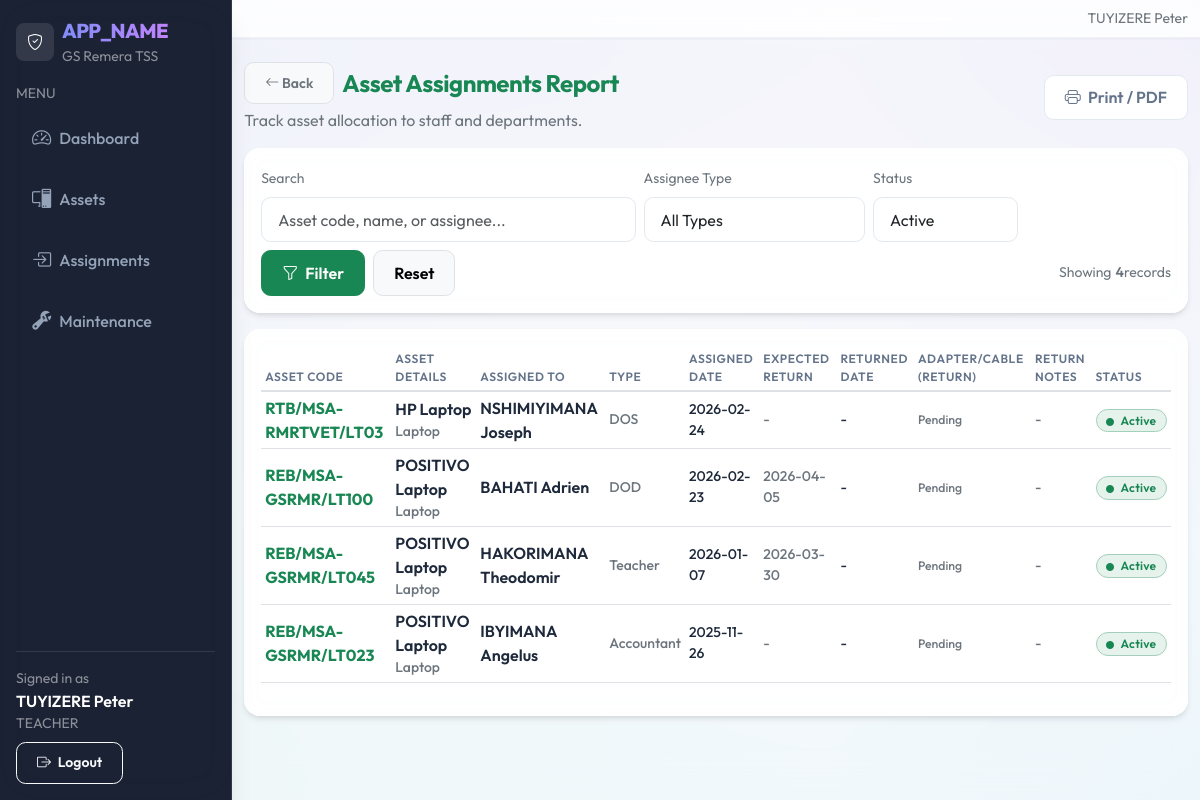
Page /reports/assignments.php (signed in) on the committed database.
### tables this page shows
CREATE TABLE `asset_assignments` (
  `id` int(10) UNSIGNED NOT NULL,
  `school_id` int(10) UNSIGNED NOT NULL,
  `approval_status` enum('pending','approved','rejected') NOT NULL DEFAULT 'approved',
  `approved_by` int(10) UNSIGNED DEFAULT NULL,
  `approved_at` datetime DEFAULT NULL,
  `approval_note` varchar(255) DEFAULT NULL,
  `asset_id` int(10) UNSIGNED NOT NULL,
  `assigned_to_type` enum('ICT Room','Teacher','Class/Department','Head Teacher','DOD','DOS','Accountant') NOT NULL,
  `assigned_to_name` varchar(120) NOT NULL,
  `assigned_date` date NOT NULL,
  `expected_return_date` date DEFAULT NULL,
  `returned_date` date DEFAULT NULL,
  `return_adapter_status` enum('Working','Damaged','Missing','N/A') DEFAULT NULL,
  `return_display_cable_status` enum('Working','Damaged','Missing','N/A') DEFAULT NULL,
  `return_notes` text,
  `notes` text,
  `created_by` int(10) UNSIGNED NOT NULL,
  `created_at` datetime NOT NULL DEFAULT CURRENT_TIMESTAMP
);

CREATE TABLE `assets` (
  `id` int(10) UNSIGNED NOT NULL,
  `school_id` int(10) UNSIGNED NOT NULL,
  `asset_code` varchar(40) NOT NULL,
  `asset_name` varchar(120) NOT NULL,
  `category_id` int(10) UNSIGNED NOT NULL,
  `brand` varchar(80) DEFAULT NULL,
  `model` varchar(80) DEFAULT NULL,
  `serial_number` varchar(80) DEFAULT NULL,
  `purchase_date` date DEFAULT NULL,
  `asset_condition` enum('New','Good','Fair','Damaged') NOT NULL DEFAULT 'Good',
  `power_adapter` enum('Yes','No') NOT NULL DEFAULT 'No',
  `power_adapter_status` enum('Working','Damaged','Missing','N/A') NOT NULL DEFAULT 'N/A',
  `display_cable` enum('Yes','No') NOT NULL DEFAULT 'No',
  `display_cable_type` enum('HDMI','VGA','DisplayPort','DVI','USB-C','Other','N/A') NOT NULL DEFAULT 'N/A',
  `display_cable_status` enum('Working','Damaged','Missing','N/A') NOT NULL DEFAULT 'N/A',
  `status` enum('Available','In Use','Maintenance','Lost') NOT NULL DEFAULT 'Available',
  `location_id` int(10) UNSIGNED NOT NULL,
  `image_path` varchar(255) DEFAULT NULL,
  `notes` text,
  `created_at` datetime NOT NULL DEFAULT CURRENT_TIMESTAMP,
  `updated_at` datetime DEFAULT NULL ON UPDATE CURRENT_TIMESTAMP
);

CREATE TABLE `asset_categories` (
  `id` int(10) UNSIGNED NOT NULL,
  `school_id` int(10) UNSIGNED NOT NULL,
  `name` varchar(80) NOT NULL
);

### includes/url.php (called while the page is built, shortened)
<?php
function base_url(): string
{
  $b = defined('BASE_URL') ? (string)BASE_URL : '';
  $b = rtrim($b, '/');
  return $b;
}
function url(string $path): string
{
  $full = base_url() . $path;
  return $full === '' ? '/' : $full;
}

### reports/assignments.php (the view, shortened to what this page needs)
<?php
require_once __DIR__ . '/../includes/layout.php';
require_once __DIR__ . '/../includes/url.php';
$pdo = db();
$status = trim($_GET['status'] ?? 'Active');
$q = trim($_GET['q'] ?? '');
$sid = (int)$_SESSION['user']['school_id'];
$where = ["ast.school_id = :sid"];
$params = [':sid' => $sid];
if ($status === 'Active') {
  $where[] = "ast.returned_date IS NULL";
} elseif ($status === 'Returned') {
  $where[] = "ast.returned_date IS NOT NULL";
}
$sql = "
  SELECT
    ast.id as assignment_id, ast.assigned_to_type, ast.assigned_to_name,
    ast.assigned_date, ast.expected_return_date, ast.returned_date,
    ast.return_adapter_status, ast.return_display_cable_status, ast.return_notes, ast.notes as assignment_notes,
    a.asset_code, a.asset_name,
    c.name AS category_name
  FROM asset_assignments ast
  JOIN assets a ON a.id = ast.asset_id
  JOIN asset_categories c ON c.id = a.category_id
";
if ($where) $sql .= " WHERE " . implode(" AND ", $where);
$sql .= " ORDER BY ast.assigned_date DESC, ast.assigned_to_name LIMIT 1000";
$stmt = $pdo->prepare($sql);
$stmt->execute($params);
$assignments = $stmt->fetchAll();
?>
<div class="d-flex align-items-center justify-content-between flex-wrap gap-2 mb-3">
  <div>
    <div class="d-flex align-items-center gap-2 mb-1">
      <a href="<?php echo htmlspecialchars(url('/reports/index.php')); ?>" class="btn btn-sm btn-light border text-secondary"><i class="bi bi-arrow-left"></i> Back</a>
      <h1 class="h4 mb-0 text-success fw-bold">Asset Assignments Report</h1>
    </div>
    <div class="text-secondary">Track asset allocation to staff and departments.</div>
  </div>
  <div class="d-flex gap-2">
    <?php
      $qs = $_GET;
      $printUrl = url('/reports/print_assignments.php') . (empty($qs) ? '' : ('?' . http_build_query($qs)));
    ?>
    <a class="btn btn-outline-secondary" target="_blank" href="<?php echo htmlspecialchars($printUrl); ?>">
      <i class="bi bi-printer me-1"></i> Print / PDF
    </a>
  </div>
</div>
<div class="card table-card mb-3">
  <div class="card-body">
    <form class="row g-2 align-items-end" method="get">
      <div class="col-12 col-md-5">
        <label class="form-label small text-secondary">Search</label>
        <input class="form-control" name="q" placeholder="Asset code, name, or assignee..." value="<?php echo htmlspecialchars($q); ?>">
      </div>
      <div class="col-12 col-md-3">
        <label class="form-label small text-secondary">Assignee Type</label>
        <select class="form-select" name="assignee_type">
          <option value="">All Types</option>
        </select>
      </div>
      <div class="col-12 col-md-2">
        <label class="form-label small text-secondary">Status</label>
        <select class="form-select" name="status">
          <option value="Active" <?php echo ($status === 'Active') ? 'selected' : ''; ?>>Active</option>
        </select>
      </div>
      <div class="col-12 d-flex gap-2">
        <button class="btn btn-success" type="submit">
          <i class="bi bi-funnel me-1"></i> Filter
        </button>
        <a class="btn btn-light border" href="<?php echo htmlspecialchars(url('/reports/assignments.php')); ?>">
          Reset
        </a>
        <div class="ms-auto small text-secondary d-flex align-items-center">
          Showing <span class="fw-semibold ms-1"><?php echo count($assignments); ?></span> records
        </div>
      </div>
    </form>
  </div>
</div>
<div class="card table-card">
  <div class="card-body">
    <div class="table-responsive">
      <table class="table table-sm align-middle table-hover">
        <thead>
          <tr class="text-secondary small">
            <th>Asset Code</th>
            <th>Asset Details</th>
            <th>Assigned To</th>
            <th>Type</th>
            <th>Assigned Date</th>
            <th>Expected Return</th>
            <th>Returned Date</th>
            <th>Adapter/Cable (Return)</th>
            <th>Return Notes</th>
            <th>Status</th>
          </tr>
        </thead>
        <tbody>
          <?php foreach ($assignments as $ast): ?>
            <tr>
              <td class="fw-bold text-success"><?php echo htmlspecialchars($ast['asset_code']); ?></td>
              <td>
                <div class="fw-semibold"><?php echo htmlspecialchars($ast['asset_name']); ?></div>
                <div class="small text-secondary"><?php echo htmlspecialchars($ast['category_name']); ?></div>
              </td>
              <td class="fw-semibold"><?php echo htmlspecialchars($ast['assigned_to_name']); ?></td>
              <td class="small text-secondary"><?php echo htmlspecialchars($ast['assigned_to_type']); ?></td>
              <td class="small"><?php echo htmlspecialchars($ast['assigned_date']); ?></td>
              <td class="small text-secondary"><?php echo htmlspecialchars($ast['expected_return_date'] ?: '-'); ?></td>
              <td class="small"><?php echo htmlspecialchars($ast['returned_date'] ?: '-'); ?></td>
              <td class="small">
                <?php if ($ast['returned_date']): ?>
                  <div class="mb-1">
                    <?php if ($ast['return_adapter_status'] === 'Working'): ?>
                      <span class="text-success small"><i class="bi bi-plug"></i> Pwr: Working</span>
                    <?php elseif ($ast['return_adapter_status'] === 'Damaged'): ?>
                      <span class="text-danger small"><i class="bi bi-plug"></i> Pwr: Damaged</span>
                    <?php elseif ($ast['return_adapter_status'] === 'Missing'): ?>
                      <span class="text-dark small"><i class="bi bi-plug"></i> Pwr: Missing</span>
                    <?php endif; ?>
                  </div>
                  <div>
                    <?php if ($ast['return_display_cable_status'] === 'Working'): ?>
                      <span class="text-info small"><i class="bi bi-hdmi"></i> Cable: Working</span>
                    <?php elseif ($ast['return_display_cable_status'] === 'Damaged'): ?>
                      <span class="text-danger small"><i class="bi bi-hdmi"></i> Cable: Damaged</span>
                    <?php elseif ($ast['return_display_cable_status'] === 'Missing'): ?>
                      <span class="text-dark small"><i class="bi bi-hdmi"></i> Cable: Missing</span>
                    <?php endif; ?>
                  </div>
                  <?php if (!$ast['return_adapter_status'] && !$ast['return_display_cable_status']): ?>
                    <span class="text-secondary">-</span>
                  <?php endif; ?>
                <?php else: ?>
                  <span class="text-secondary small italic">Pending</span>
                <?php endif; ?>
              </td>
              <td class="small text-secondary">
                <div class="text-truncate" style="max-width: 150px;" title="<?php echo htmlspecialchars($ast['return_notes'] ?: ''); ?>">
                  <?php echo htmlspecialchars($ast['return_notes'] ?: '-'); ?>
                </div>
              </td>
              <td>
                <?php if ($ast['returned_date']): ?>
                  <span class="badge bg-secondary bg-opacity-10 text-secondary border border-secondary-subtle">Returned</span>
                <?php else: ?>
                  <?php
                    $isOverdue = $ast['expected_return_date'] && strtotime($ast['expected_return_date']) < time();
                    $badgeClass = $isOverdue ? 'danger' : 'success';
                    $badgeText = $isOverdue ? 'Overdue' : 'Active';
                  ?>
                  <span class="badge bg-<?php echo $badgeClass; ?> bg-opacity-10 text-<?php echo $badgeClass; ?> border border-<?php echo $badgeClass; ?>-subtle">
                    <i class="bi bi-circle-fill me-1" style="font-size: 0.5rem; vertical-align: middle;"></i> <?php echo $badgeText; ?>
                  </span>
                <?php endif; ?>
              </td>
            </tr>
          <?php endforeach; ?>
        </tbody>
      </table>
    </div>
  </div>
</div>

### assets/css/app.css (style rules this page uses)
:root { --gs-primary: #4f46e5; --gs-primary-hover: #4338ca; --gs-secondary: #8b5cf6; --gs-sidebar-bg: #0f172a; --gs-sidebar-muted: #94a3b8; --gs-sidebar-active-bg: rgba(255, 255, 255, 0.1); --gs-sidebar-active-text: #ffffff; --gs-bg: #f8fafc; --gs-card-bg: #ffffff; --gs-text: #1e293b; --gs-text-muted: #64748b; --gs-border: #e2e8f0; --shadow-sm: 0 1px 2px 0 rgba(0, 0, 0, 0.05); --shadow-md: 0 4px 6px -1px rgba(0, 0, 0, 0.1), 0 2px 4px -1px rgba(0, 0, 0, 0.06); --shadow-lg: 0 10px 15px -3px rgba(0, 0, 0, 0.1), 0 4px 6px -2px rgba(0, 0, 0, 0.05); --shadow-xl: 0 20px 25px -5px rgba(0, 0, 0, 0.1), 0 10px 10px -5px rgba(0, 0, 0, 0.04); }
body { font-family: 'Outfit', sans-serif; background-color: var(--gs-bg); background-image: radial-gradient(at 0% 0%, rgba(79, 70, 229, 0.15) 0px, transparent 50%), radial-gradient(at 100% 0%, rgba(139, 92, 246, 0.15) 0px, transparent 50%), radial-gradient(at 100% 100%, rgba(56, 189, 248, 0.15) 0px, transparent 50%), radial-gradient(at 0% 100%, rgba(20, 184, 166, 0.15) 0px, transparent 50%); background-attachment: fixed; color: var(--gs-text); -webkit-font-smoothing: antialiased; }
.card { background: rgba(255, 255, 255, 0.9); backdrop-filter: blur(10px); border: 1px solid rgba(255, 255, 255, 0.8); border-radius: 1rem; box-shadow: var(--shadow-md); transition: transform 0.3s cubic-bezier(0.4, 0, 0.2, 1), box-shadow 0.3s cubic-bezier(0.4, 0, 0.2, 1); overflow: hidden; }
.table-card { border: 1px solid rgba(255, 255, 255, 0.6); }
.btn { font-weight: 600; border-radius: 0.6rem; padding: 0.6rem 1.25rem; transition: all 0.3s cubic-bezier(0.4, 0, 0.2, 1); }
.btn-outline-secondary { color: var(--gs-text-muted); border-color: var(--gs-border); background: white; }
h1, h2, h3, h4, h5, h6, .h1, .h2, .h3, .h4, .h5, .h6 { font-weight: 700; letter-spacing: -0.02em; color: #0f172a; }
.badge { font-weight: 600; padding: 0.4em 0.8em; border-radius: 2rem; letter-spacing: 0.02em; }
.form-control, .form-select { border-radius: 0.6rem; border: 1px solid var(--gs-border); padding: 0.6rem 1rem; transition: all 0.2s ease; background: rgba(255, 255, 255, 0.9); }
.table { vertical-align: middle; }
.table th { font-weight: 600; text-transform: uppercase; font-size: 0.75rem; letter-spacing: 0.05em; color: var(--gs-text-muted); border-bottom-width: 2px; background-color: transparent !important; }
.table td { color: var(--gs-text); font-weight: 500; background-color: transparent !important; }

### rows in the picture
asset_assignments: asset.asset_code "RTB/MSA-RMRTVET/LT03", asset.asset_name "HP Laptop", asset_categories.name "Laptop", assigned_to_name "NSHIMIYIMANA Joseph", assigned_to_type "DOS", assigned_date "2026-02-24", expected_return_date "-", returned_date "-", shows "Pending", return_notes "-"
asset_assignments: asset.asset_code "REB/MSA-GSRMR/LT100", asset.asset_name "POSITIVO Laptop", asset_categories.name "Laptop", assigned_to_name "BAHATI Adrien", assigned_to_type "DOD", assigned_date "2026-02-23", expected_return_date "2026-04-05", returned_date "-", shows "Pending", return_notes "-"
asset_assignments: asset.asset_code "REB/MSA-GSRMR/LT045", asset.asset_name "POSITIVO Laptop", asset_categories.name "Laptop", assigned_to_name "HAKORIMANA Theodomir", assigned_to_type "Teacher", assigned_date "2026-01-07", expected_return_date "2026-03-30", returned_date "-", shows "Pending", return_notes "-"
asset_assignments: asset.asset_code "REB/MSA-GSRMR/LT023", asset.asset_name "POSITIVO Laptop", asset_categories.name "Laptop", assigned_to_name "IBYIMANA Angelus", assigned_to_type "Accountant", assigned_date "2025-11-26", expected_return_date "-", returned_date "-", shows "Pending", return_notes "-"

### other values in the picture
$appTitle "APP_NAME"
$user['school_name'] "GS Remera TSS"
$item['label'] "Dashboard"
$item['label'] "Assets"
$item['label'] "Assignments"
$item['label'] "Maintenance"
$fullName ?: 'User' "TUYIZERE Peter"
$role ?: '-' "TEACHER"
$fullName ?: '' "TUYIZERE Peter"
count($assignments) "4"
